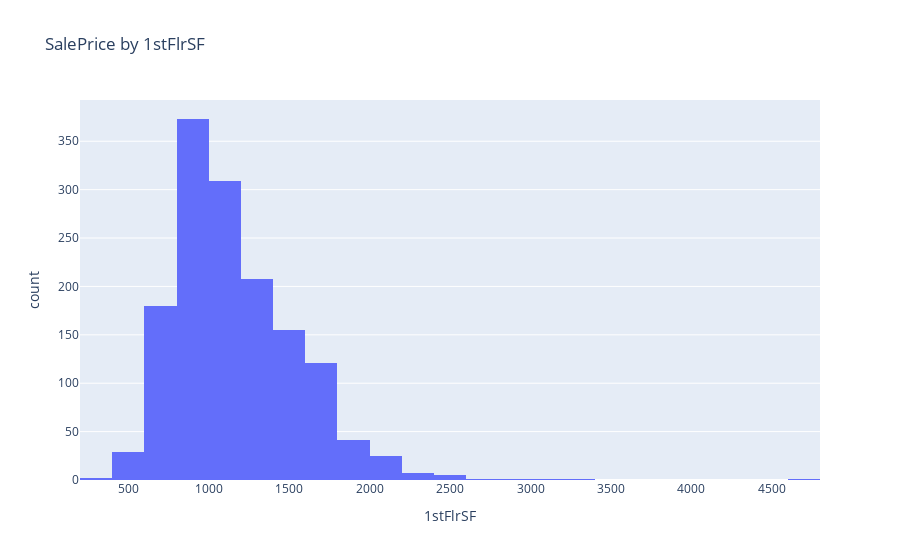

This figure's notebook cell:
### Markdown cell above
We see the same outlier here.

### Code cell
px.histogram(train, x="1stFlrSF", nbins=30, title="SalePrice by 1stFlrSF")

### Figure 1 — Plotly figure (JSON) as saved in the notebook; plotly's stock layout.template omitted (floating-point values rounded to 4 significant figures; data arrays with more than 128 entries replaced by an {"elided": "..."} marker saying what was removed)
{"data": [{"alignmentgroup": "True", "bingroup": "x", "hovertemplate": "1stFlrSF=%{x}<br>count=%{y}<extra></extra>", "legendgroup": "", "marker": {"color": "#636efa"}, "name": "", "nbinsx": 30, "offsetgroup": "", "orientation": "v", "showlegend": false, "type": "histogram", "x": {"elided": "1460 int values"}, "xaxis": "x", "yaxis": "y"}], "layout": {"barmode": "relative", "legend": {"tracegroupgap": 0}, "title": {"text": "SalePrice by 1stFlrSF"}, "xaxis": {"anchor": "y", "domain": [0, 1], "title": {"text": "1stFlrSF"}}, "yaxis": {"anchor": "x", "domain": [0, 1], "title": {"text": "count"}}}}
